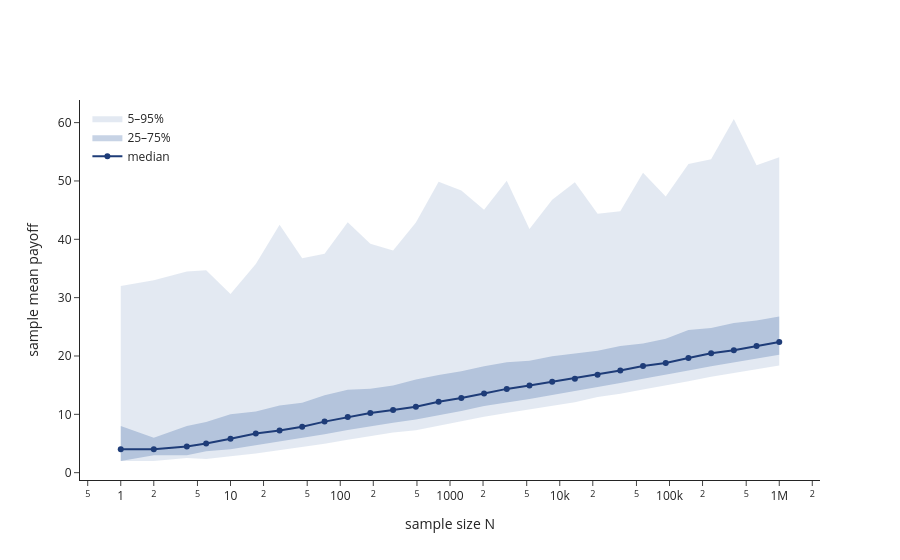

This figure's notebook cell:
### Code cell
plot_ensemble_means(n_grid, means).show()
